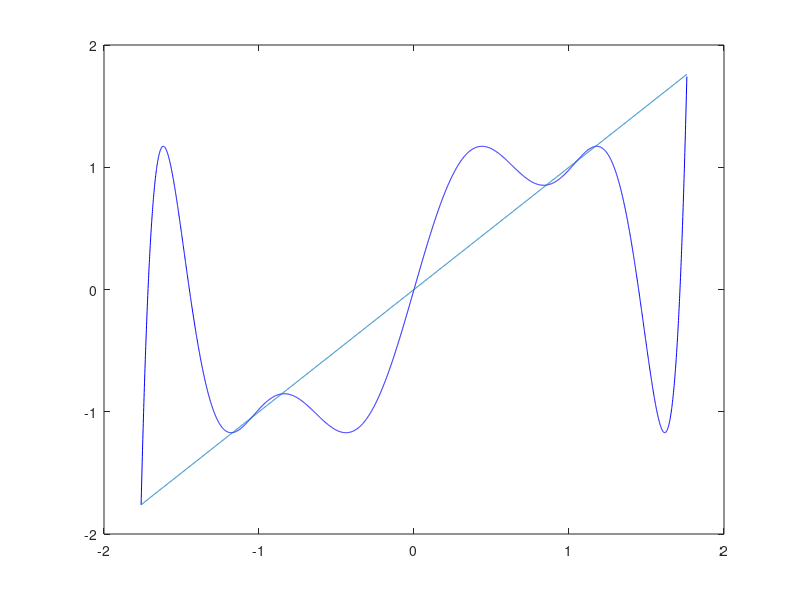

MATLAB code for this plot:
% Period 2 and 4 cycles for cubic map

clear all;
clc;

% Choose these values to see what is happening, before period-2 cycle's 
% construction
% r=1.5;
% iter=2;

% Choose these values for period-2 cycle
r=2.1;
iter=2;

% Choose these values for period-4 cycle
% r=2.3;
% iter=4;

bound = sqrt(r+1);
x=-bound:0.001:bound;
for n=1:iter
    f=r*x-x.^3;
    x=f;
end
area=-bound:0.001:bound;
plot(area,f,'b')
hold on
plot(area,area)